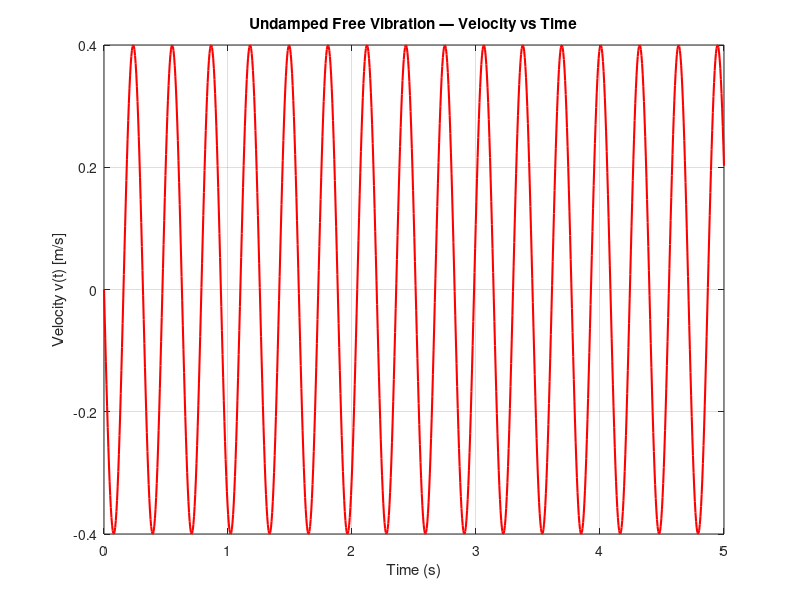

Recreate this plot in MATLAB.
% 1.4 - Velocity v(t) and Plot
m  = 5;
k  = 2000;
x0 = 0.02;

wn = sqrt(k/m);
t  = linspace(0, 5, 1000);

x = x0 * cos(wn * t);          % displacement
v = -x0 * wn * sin(wn * t);    % velocity = dx/dt

fprintf('Peak velocity = %.4f m/s\n', max(abs(v)));

figure(2);
plot(t, v, 'r-', 'LineWidth', 1.5);
xlabel('Time (s)');
ylabel('Velocity v(t) [m/s]');
title('Undamped Free Vibration — Velocity vs Time');
grid on;

%[appendix]{"version":"1.0"}
%---
%[metadata:view]
%   data: {"layout":"onright"}
%---
